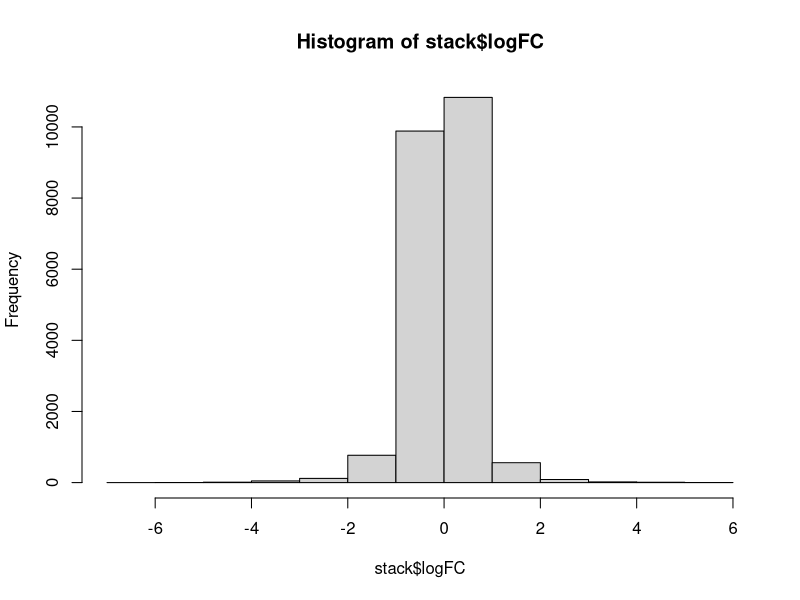
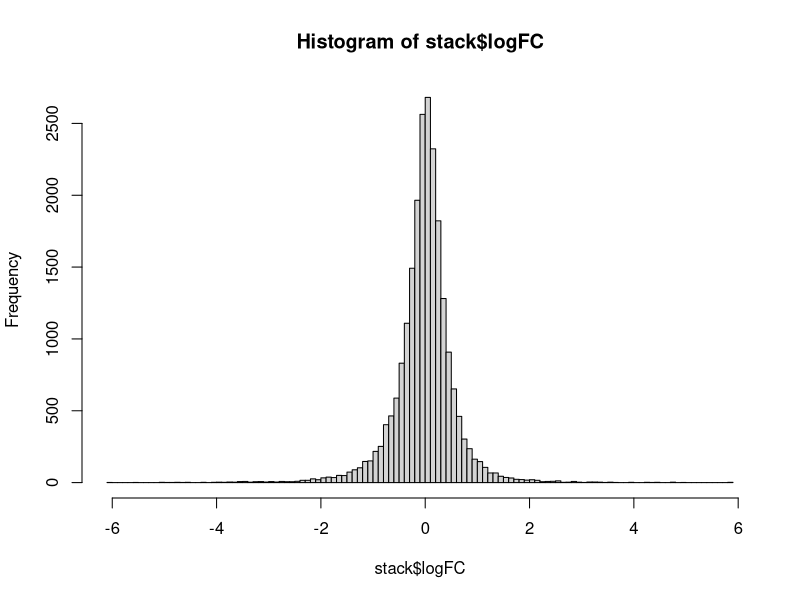
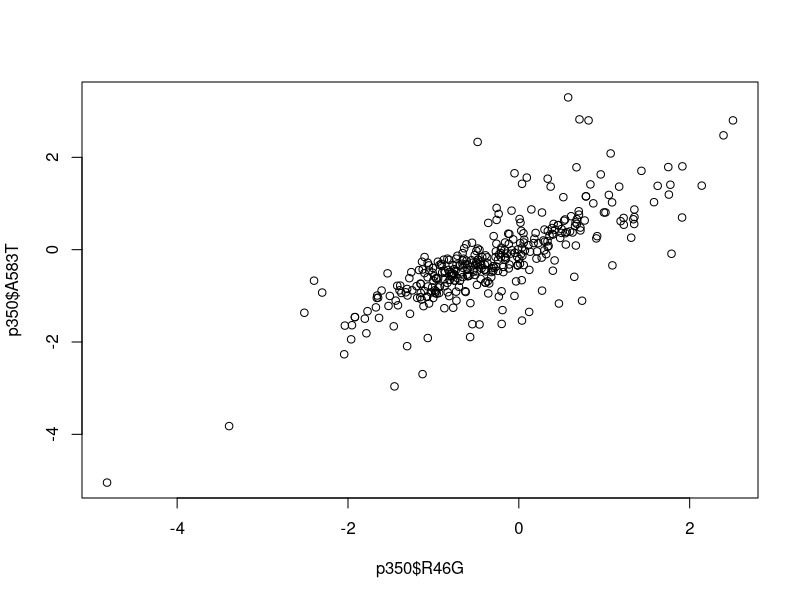
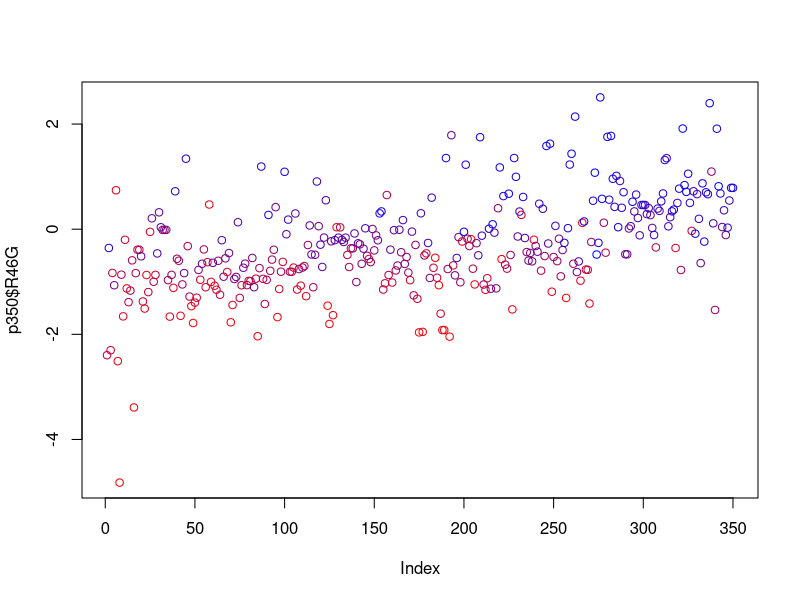
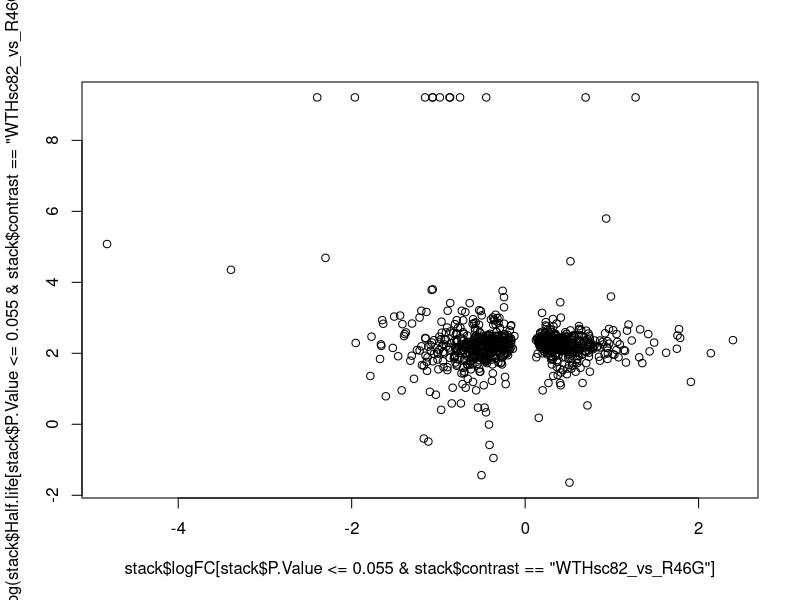

Source code (R) for these figures, in order:
## ---- chunk 1
stack <- read.csv("2022-03-21_trim-stacked.csv")

hist(stack$logFC)
hist(stack$logFC, breaks = 100)
## ---- chunk 2
p350 <- read.csv("350_matrix_LogFC.csv")

plot(p350$R46G, p350$A583T)

colors <- colorRampPalette(c("red", "blue"))

p350$color.order <- findInterval(p350$A583T, sort(p350$A583T))

plot(x = p350$R46G,
     col = colors(nrow(p350))[p350$color.order])
## ---- chunk 3

plot(stack$logFC[stack$P.Value <= .055 & stack$contrast == "WTHsc82_vs_R46G"], 
     log(stack$Half.life[stack$P.Value <= .055 & stack$contrast == "WTHsc82_vs_R46G"]))



